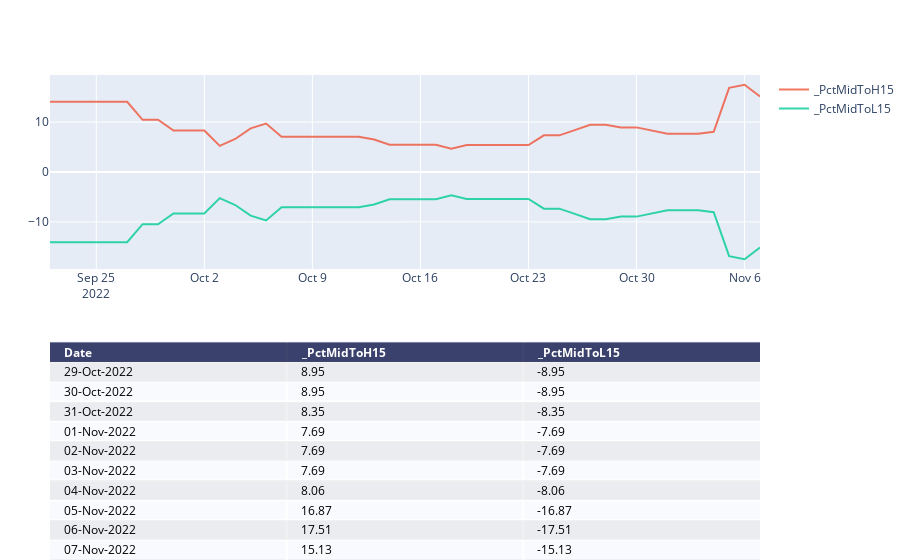

The cell this chart's notebook holds for it:
### Code cell
chartTitle3=f"{symbol}_PCT-Mid-HH"
print(chartTitle1)
# colsToPlot=[  x for  x  in list_cols if x.startswith('_X') and ( x.startswith('_XMid')==False) ]
colsToPlot=[  x for  x  in list_cols if x.startswith('_PctMidTo') ]
fig=manage_chart(df,colsToPlot,"",'')

pio.write_image(fig, f"{report_path}\\{chartTitle3}.png")
fig

### Figure 1 — Plotly figure (JSON) as saved in the notebook; plotly's stock layout.template omitted (floating-point values rounded to 4 significant figures)
{"data": [{"colorscale": [[0, "#00083e"], [0.5, "#ededee"], [1, "#ffffff"]], "hoverinfo": "none", "opacity": 0.75, "showscale": false, "type": "heatmap", "z": [[0, 0, 0], [0.5, 0.5, 0.5], [1, 1, 1], [0.5, 0.5, 0.5], [1, 1, 1], [0.5, 0.5, 0.5], [1, 1, 1], [0.5, 0.5, 0.5], [1, 1, 1], [0.5, 0.5, 0.5], [1, 1, 1]]}, {"name": "_PctMidToH15", "opacity": 0.8, "type": "scatter", "x": ["2022-09-22T00:00:00", "2022-09-23T00:00:00", "2022-09-24T00:00:00", "2022-09-25T00:00:00", "2022-09-26T00:00:00", "2022-09-27T00:00:00", "2022-09-28T00:00:00", "2022-09-29T00:00:00", "2022-09-30T00:00:00", "2022-10-01T00:00:00", "2022-10-02T00:00:00", "2022-10-03T00:00:00", "2022-10-04T00:00:00", "2022-10-05T00:00:00", "2022-10-06T00:00:00", "2022-10-07T00:00:00", "2022-10-08T00:00:00", "2022-10-09T00:00:00", "2022-10-10T00:00:00", "2022-10-11T00:00:00", "2022-10-12T00:00:00", "2022-10-13T00:00:00", "2022-10-14T00:00:00", "2022-10-15T00:00:00", "2022-10-16T00:00:00", "2022-10-17T00:00:00", "2022-10-18T00:00:00", "2022-10-19T00:00:00", "2022-10-20T00:00:00", "2022-10-21T00:00:00", "2022-10-22T00:00:00", "2022-10-23T00:00:00", "2022-10-24T00:00:00", "2022-10-25T00:00:00", "2022-10-26T00:00:00", "2022-10-27T00:00:00", "2022-10-28T00:00:00", "2022-10-29T00:00:00", "2022-10-30T00:00:00", "2022-10-31T00:00:00", "2022-11-01T00:00:00", "2022-11-02T00:00:00", "2022-11-03T00:00:00", "2022-11-04T00:00:00", "2022-11-05T00:00:00", "2022-11-06T00:00:00", "2022-11-07T00:00:00"], "xaxis": "x2", "y": [14.09, 14.09, 14.09, 14.09, 14.09, 14.09, 10.47, 10.47, 8.33, 8.33, 8.33, 5.23, 6.62, 8.76, 9.71, 7.09, 7.09, 7.09, 7.09, 7.09, 7.09, 6.52, 5.47, 5.47, 5.47, 5.47, 4.67, 5.4, 5.4, 5.4, 5.4, 5.4, 7.35, 7.35, 8.39, 9.46, 9.46, 8.95, 8.95, 8.35, 7.69, 7.69, 7.69, 8.06, 16.87, 17.51, 15.13], "yaxis": "y2"}, {"name": "_PctMidToL15", "opacity": 0.8, "type": "scatter", "x": ["2022-09-22T00:00:00", "2022-09-23T00:00:00", "2022-09-24T00:00:00", "2022-09-25T00:00:00", "2022-09-26T00:00:00", "2022-09-27T00:00:00", "2022-09-28T00:00:00", "2022-09-29T00:00:00", "2022-09-30T00:00:00", "2022-10-01T00:00:00", "2022-10-02T00:00:00", "2022-10-03T00:00:00", "2022-10-04T00:00:00", "2022-10-05T00:00:00", "2022-10-06T00:00:00", "2022-10-07T00:00:00", "2022-10-08T00:00:00", "2022-10-09T00:00:00", "2022-10-10T00:00:00", "2022-10-11T00:00:00", "2022-10-12T00:00:00", "2022-10-13T00:00:00", "2022-10-14T00:00:00", "2022-10-15T00:00:00", "2022-10-16T00:00:00", "2022-10-17T00:00:00", "2022-10-18T00:00:00", "2022-10-19T00:00:00", "2022-10-20T00:00:00", "2022-10-21T00:00:00", "2022-10-22T00:00:00", "2022-10-23T00:00:00", "2022-10-24T00:00:00", "2022-10-25T00:00:00", "2022-10-26T00:00:00", "2022-10-27T00:00:00", "2022-10-28T00:00:00", "2022-10-29T00:00:00", "2022-10-30T00:00:00", "2022-10-31T00:00:00", "2022-11-01T00:00:00", "2022-11-02T00:00:00", "2022-11-03T00:00:00", "2022-11-04T00:00:00", "2022-11-05T00:00:00", "2022-11-06T00:00:00", "2022-11-07T00:00:00"], "xaxis": "x2", "y": [-14.09, -14.09, -14.09, -14.09, -14.09, -14.09, -10.47, -10.47, -8.33, -8.33, -8.33, -5.23, -6.62, -8.76, -9.71, -7.09, -7.09, -7.09, -7.09, -7.09, -7.09, -6.52, -5.47, -5.47, -5.47, -5.47, -4.67, -5.4, -5.4, -5.4, -5.4, -5.4, -7.35, -7.35, -8.39, -9.46, -9.46, -8.95, -8.95, -8.35, -7.69, -7.69, -7.69, -8.06, -16.87, -17.51, -15.13], "yaxis": "y2"}], "layout": {"annotations": [{"align": "left", "font": {"color": "#ffffff"}, "showarrow": false, "text": "<b>Date</b>", "x": -0.45, "xanchor": "left", "xref": "x", "y": 0, "yref": "y"}, {"align": "left", "font": {"color": "#ffffff"}, "showarrow": false, "text": "<b>_PctMidToH15</b>", "x": 0.55, "xanchor": "left", "xref": "x", "y": 0, "yref": "y"}, {"align": "left", "font": {"color": "#ffffff"}, "showarrow": false, "text": "<b>_PctMidToL15</b>", "x": 1.55, "xanchor": "left", "xref": "x", "y": 0, "yref": "y"}, {"align": "left", "font": {"color": "#000000"}, "showarrow": false, "text": "29-Oct-2022", "x": -0.45, "xanchor": "left", "xref": "x", "y": 1, "yref": "y"}, {"align": "left", "font": {"color": "#000000"}, "showarrow": false, "text": "8.95", "x": 0.55, "xanchor": "left", "xref": "x", "y": 1, "yref": "y"}, {"align": "left", "font": {"color": "#000000"}, "showarrow": false, "text": "-8.95", "x": 1.55, "xanchor": "left", "xref": "x", "y": 1, "yref": "y"}, {"align": "left", "font": {"color": "#000000"}, "showarrow": false, "text": "30-Oct-2022", "x": -0.45, "xanchor": "left", "xref": "x", "y": 2, "yref": "y"}, {"align": "left", "font": {"color": "#000000"}, "showarrow": false, "text": "8.95", "x": 0.55, "xanchor": "left", "xref": "x", "y": 2, "yref": "y"}, {"align": "left", "font": {"color": "#000000"}, "showarrow": false, "text": "-8.95", "x": 1.55, "xanchor": "left", "xref": "x", "y": 2, "yref": "y"}, {"align": "left", "font": {"color": "#000000"}, "showarrow": false, "text": "31-Oct-2022", "x": -0.45, "xanchor": "left", "xref": "x", "y": 3, "yref": "y"}, {"align": "left", "font": {"color": "#000000"}, "showarrow": false, "text": "8.35", "x": 0.55, "xanchor": "left", "xref": "x", "y": 3, "yref": "y"}, {"align": "left", "font": {"color": "#000000"}, "showarrow": false, "text": "-8.35", "x": 1.55, "xanchor": "left", "xref": "x", "y": 3, "yref": "y"}, {"align": "left", "font": {"color": "#000000"}, "showarrow": false, "text": "01-Nov-2022", "x": -0.45, "xanchor": "left", "xref": "x", "y": 4, "yref": "y"}, {"align": "left", "font": {"color": "#000000"}, "showarrow": false, "text": "7.69", "x": 0.55, "xanchor": "left", "xref": "x", "y": 4, "yref": "y"}, {"align": "left", "font": {"color": "#000000"}, "showarrow": false, "text": "-7.69", "x": 1.55, "xanchor": "left", "xref": "x", "y": 4, "yref": "y"}, {"align": "left", "font": {"color": "#000000"}, "showarrow": false, "text": "02-Nov-2022", "x": -0.45, "xanchor": "left", "xref": "x", "y": 5, "yref": "y"}, {"align": "left", "font": {"color": "#000000"}, "showarrow": false, "text": "7.69", "x": 0.55, "xanchor": "left", "xref": "x", "y": 5, "yref": "y"}, {"align": "left", "font": {"color": "#000000"}, "showarrow": false, "text": "-7.69", "x": 1.55, "xanchor": "left", "xref": "x", "y": 5, "yref": "y"}, {"align": "left", "font": {"color": "#000000"}, "showarrow": false, "text": "03-Nov-2022", "x": -0.45, "xanchor": "left", "xref": "x", "y": 6, "yref": "y"}, {"align": "left", "font": {"color": "#000000"}, "showarrow": false, "text": "7.69", "x": 0.55, "xanchor": "left", "xref": "x", "y": 6, "yref": "y"}, {"align": "left", "font": {"color": "#000000"}, "showarrow": false, "text": "-7.69", "x": 1.55, "xanchor": "left", "xref": "x", "y": 6, "yref": "y"}, {"align": "left", "font": {"color": "#000000"}, "showarrow": false, "text": "04-Nov-2022", "x": -0.45, "xanchor": "left", "xref": "x", "y": 7, "yref": "y"}, {"align": "left", "font": {"color": "#000000"}, "showarrow": false, "text": "8.06", "x": 0.55, "xanchor": "left", "xref": "x", "y": 7, "yref": "y"}, {"align": "left", "font": {"color": "#000000"}, "showarrow": false, "text": "-8.06", "x": 1.55, "xanchor": "left", "xref": "x", "y": 7, "yref": "y"}, {"align": "left", "font": {"color": "#000000"}, "showarrow": false, "text": "05-Nov-2022", "x": -0.45, "xanchor": "left", "xref": "x", "y": 8, "yref": "y"}, {"align": "left", "font": {"color": "#000000"}, "showarrow": false, "text": "16.87", "x": 0.55, "xanchor": "left", "xref": "x", "y": 8, "yref": "y"}, {"align": "left", "font": {"color": "#000000"}, "showarrow": false, "text": "-16.87", "x": 1.55, "xanchor": "left", "xref": "x", "y": 8, "yref": "y"}, {"align": "left", "font": {"color": "#000000"}, "showarrow": false, "text": "06-Nov-2022", "x": -0.45, "xanchor": "left", "xref": "x", "y": 9, "yref": "y"}, {"align": "left", "font": {"color": "#000000"}, "showarrow": false, "text": "17.51", "x": 0.55, "xanchor": "left", "xref": "x", "y": 9, "yref": "y"}, {"align": "left", "font": {"color": "#000000"}, "showarrow": false, "text": "-17.51", "x": 1.55, "xanchor": "left", "xref": "x", "y": 9, "yref": "y"}, {"align": "left", "font": {"color": "#000000"}, "showarrow": false, "text": "07-Nov-2022", "x": -0.45, "xanchor": "left", "xref": "x", "y": 10, "yref": "y"}, {"align": "left", "font": {"color": "#000000"}, "showarrow": false, "text": "15.13", "x": 0.55, "xanchor": "left", "xref": "x", "y": 10, "yref": "y"}, {"align": "left", "font": {"color": "#000000"}, "showarrow": false, "text": "-15.13", "x": 1.55, "xanchor": "left", "xref": "x", "y": 10, "yref": "y"}], "autosize": true, "margin": {"b": 0, "l": 50, "r": 0, "t": 75}, "title": {"text": ""}, "xaxis": {"autorange": true, "dtick": 1, "gridwidth": 2, "range": [-0.5, 2.5], "showticklabels": false, "tick0": -0.5, "ticks": "", "zeroline": false}, "xaxis2": {"anchor": "y2", "autorange": true, "range": ["2022-09-22", "2022-11-07"], "type": "date"}, "yaxis": {"autorange": true, "domain": [0, 0.45], "dtick": 1, "gridwidth": 2, "range": [10.5, -0.5], "showticklabels": false, "tick0": 0.5, "ticks": "", "zeroline": false}, "yaxis2": {"anchor": "x2", "autorange": true, "domain": [0.6, 1], "range": [-19.46, 19.46], "title": {"text": ""}, "type": "linear"}}}
